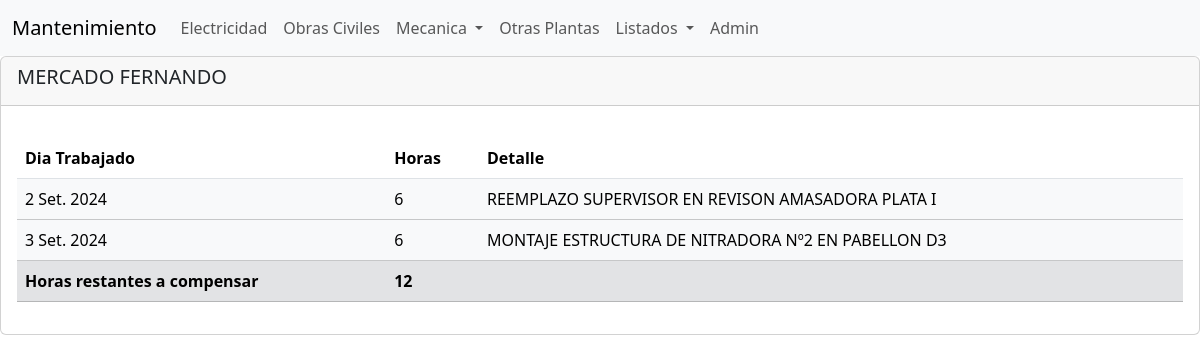
/compensatorios/2086, run on the app's committed database.
### Agentes/models.py (models this page shows, shortened)
class Agente(models.Model):
    legajo = models.CharField(primary_key=True, max_length=4)
    nombre = models.CharField(max_length=50)
    area = models.ForeignKey(Area,null=True,blank=True,on_delete=models.CASCADE)
    def __str__ (self):
        textoagente = "{0}"
        return textoagente.format(self.nombre)

class Compensatorio(models.Model):
    legajo= models.ForeignKey(Agente,null=True,blank=False,on_delete=models.CASCADE)
    diaCompensatorio=models.DateField()
    horas=models.IntegerField()
    detalle=models.CharField(max_length=100)
    motivo=models.IntegerField(null=False,blank=False,choices=compensar)

### Agentes/views.py (the view)
# urls.py: path('compensatorios/<legajo>', views.compensatorio),
def compensatorio(request, legajo):
    listado = Compensatorio.objects.filter(legajo=legajo).order_by('diaCompensatorio')
    datosagente = Agente.objects.get(legajo=legajo)
    suma = 0
    resta = 0
    total = 0
    for c in listado:
        if c.motivo == 0:
            suma += c.horas
        else:
            resta += c.horas
    total = (suma - resta)
    return render(request, "compensatorios.html", {"listado":listado, "total":total, "datosagente":datosagente})

### Agentes/Templates/compensatorios.html
{% extends "./base.html" %}
{% block content %}
        <h5>{{datosagente}}</h5>
{% endblock %}
{% block body %}
    <table class="table">
                    <tr>
                         <th>Dia Trabajado</th>
                         <th>Horas</th>
                         <th>Detalle</th>
                    </tr>
            {% for c in listado %}
                {% if c.motivo == 1 %}
                    <tr class="table-success">
                {% else %}
                    <tr class="table-light">
                {% endif %}
                        <td>{{c.diaCompensatorio}}</td>
                        <td>{{c.horas}}</td>
                        <td>{{c.detalle}}</td>
                    </tr>
            {% endfor %}
                    <tr class="table-secondary">
                        <th>Horas restantes a compensar</th>
                        <th>{{total}}</th>
                        <th></th>
                    </tr>
    </table>
{% endblock %}

### data on the page
Agente: nombre "MERCADO FERNANDO"
Compensatorio: diaCompensatorio "2 Set. 2024", horas "6", detalle "REEMPLAZO SUPERVISOR EN REVISON AMASADORA PLATA I"
Compensatorio: diaCompensatorio "3 Set. 2024", horas "6", detalle "MONTAJE ESTRUCTURA DE NITRADORA Nº2 EN PABELLON D3"

### other printed values
{{ total }} "12"
